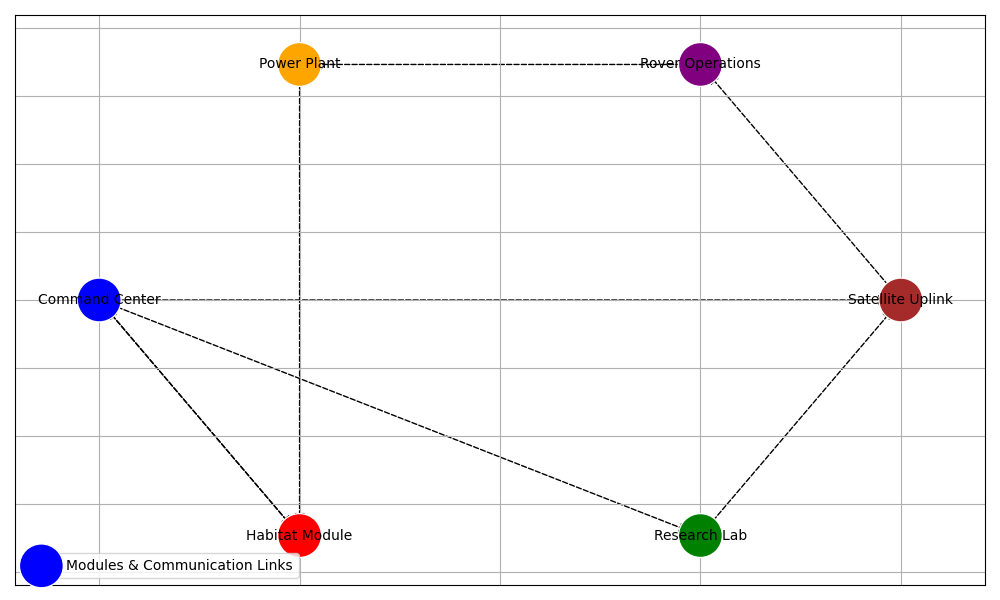

This chart was generated by the following Python code:
import matplotlib.pyplot as plt
import networkx as nx

modules = [
    "Command Center", "Habitat Module", "Research Lab", 
    "Satellite Uplink", "Rover Operations", "Power Plant"
]

communication_links = [
    ("Command Center", "Habitat Module"),
    ("Command Center", "Research Lab"),
    ("Command Center", "Satellite Uplink"),
    ("Habitat Module", "Command Center"),
    ("Research Lab", "Satellite Uplink"),
    ("Satellite Uplink", "Rover Operations"),
    ("Rover Operations", "Power Plant"),
    ("Power Plant", "Habitat Module")
]

G = nx.DiGraph()
G.add_nodes_from(modules)
G.add_edges_from(communication_links)

pos = nx.shell_layout(G)

# Manually shuffled colors for each data group
module_colors = {
    "Command Center": "blue",  # Changed from "orange"
    "Habitat Module": "red",   # Changed from "purple"
    "Research Lab": "green",   # Changed from "red"
    "Satellite Uplink": "brown", # Changed from "blue"
    "Rover Operations": "purple", # Changed from "green"
    "Power Plant": "orange"    # Changed from "brown"
}
node_colors = [module_colors[module] for module in G.nodes]

plt.figure(figsize=(10, 6))
nx.draw_networkx_nodes(G, pos, node_size=1000, node_color=node_colors, edgecolors='white')
nx.draw_networkx_edges(G, pos, arrowstyle='-|>', arrowsize=15, edge_color='black', width=1, style='dashed')
nx.draw_networkx_labels(G, pos, font_size=10, font_color='black')

plt.grid(True)
plt.box(on=True)
plt.legend(["Modules & Communication Links"], loc='lower left')
plt.tight_layout()
plt.show()
